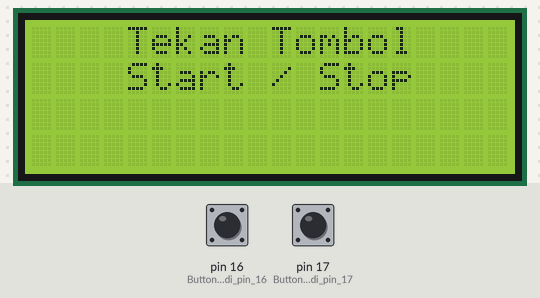
Simulated run of this sketch. Board: Arduino Uno, built with avr-gcc and run on an emulated ATmega328P. Shown: 20×4 character LCD. Inputs (shaded band) come from the test bench; at power-on: pin 16 (Button_1_di_pin_16) HIGH, pin 17 (Button_2_di_pin_17) HIGH.

Above: at 3.3 s.
3.4 s: pin 16 (Button_1_di_pin_16) pulled LOW for 0.15 s
At 3.57 s:
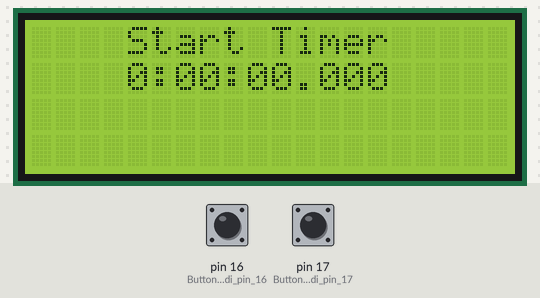
5.8 s: pin 16 (Button_1_di_pin_16) pulled LOW for 1 s
At 6.4 s:
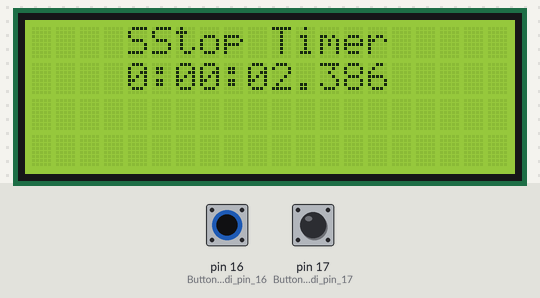
8.3 s: pin 17 (Button_2_di_pin_17) pulled LOW for 3.2 s
At 8.7 s:
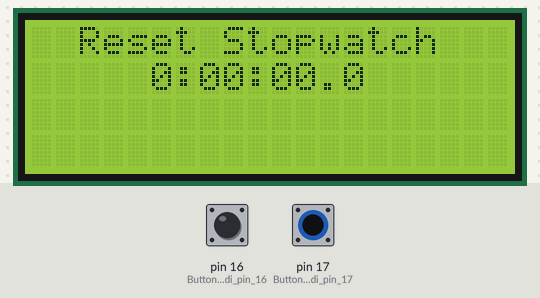
13.9 s: pin 17 (Button_2_di_pin_17) pulled LOW for 0.15 s
17.0 s: pin 17 (Button_2_di_pin_17) pulled LOW for 1 s
Timing chart, 0 to 20.0 s (numbered marks = the images above; inputs shaded):
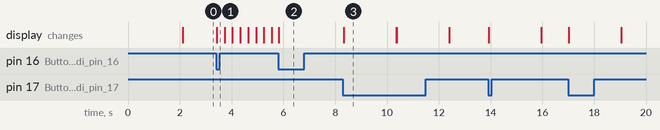

Measured:
- after the input at 3.4 s, the display: changes at once (image 1)
- after the input at 5.8 s, the display: changes at once (image 2)
- after the input at 8.3 s, the display: changes at once (image 3)
- what the display in image 3 shows lasts 2.1 s, from 8.3 s to 10.4 s

The sketch:

Mappi32_Stopwatch-RTC.ino
```cpp
// Stopwatch Using the RTC Module //
// @yugoyokaii . On Youtube KMTek Indonesia //

#include <Wire.h>
#include <LiquidCrystal_I2C.h>

LiquidCrystal_I2C lcd(0x27, 20, 4);

unsigned long mulai, selesai, dataStopWatch;
int i = 0;
int fPaus = 0;
long lastButton = 0;
long delayAntiBouncing = 50;
long dataPaus = 0;

void setup() {
    pinMode(16, INPUT_PULLUP); // Button 1 di pin 16
    pinMode(17, INPUT_PULLUP); // Button 2 di pin 17

    lcd.init();
    lcd.backlight();
    lcd.setCursor(0, 0);
    displayCenteredText("KMTek", 1);
    displayCenteredText("Mappi32", 2);
    delay(2000);
    lcd.clear();
    displayCenteredText("Tekan Tombol", 0);
    displayCenteredText("Start / Stop", 1);
}

void loop() {
    // Cek Button 1 (pin 16)
    if (digitalRead(16) == LOW) {
        if ((millis() - lastButton) > delayAntiBouncing) {
            if (i == 0) {
                lcd.clear();
                displayCenteredText("Start Timer", 0);
                mulai = millis();
                fPaus = 0;
            } else if (i == 1) {
                displayCenteredText("Stop Timer", 0);
                dataPaus = dataStopWatch;
                fPaus = 1;
            }
            i = !i;
        }
        lastButton = millis();
    }

    // Cek Button 2 (pin 17)
    if (digitalRead(17) == LOW && fPaus == 1) {
        dataStopWatch = 0;
        dataPaus = 0;
        lcd.clear();
        displayCenteredText("Reset Stopwatch", 0);
        displayCenteredText("0:00:00.0", 1);
        delay(2000);
        lcd.clear();
        displayCenteredText("Tekan Tombol", 0);
        displayCenteredText("Start / Stop", 1);
    }

    // Jika stopwatch berjalan, tampilkan waktu
    if (i == 1) {
        selesai = millis();
        dataStopWatch = selesai - mulai;
        dataStopWatch += dataPaus;

        // Hitung jam, menit, detik, dan milidetik
        unsigned long jam = dataStopWatch / 3600000;
        unsigned long sisa = dataStopWatch % 3600000;
        unsigned long menit = sisa / 60000;
        sisa %= 60000;
        unsigned long detik = sisa / 1000;
        unsigned long milidetik = sisa % 1000;

        // Buat string waktu dengan format yang benar
        char buffer[12];
        snprintf(buffer, sizeof(buffer), "%lu:%02lu:%02lu.%03lu", jam, menit, detik, milidetik);

        // Tampilkan waktu di LCD dengan posisi tengah
        displayCenteredText(buffer, 1);
    }
}

void displayCenteredText(const char* text, int row) {
    int textLength = strlen(text);
    int startPosition = (20 - textLength) / 2; // Hitung posisi awal untuk teks tengah
    lcd.setCursor(startPosition, row);
    lcd.print(text);
}
```
